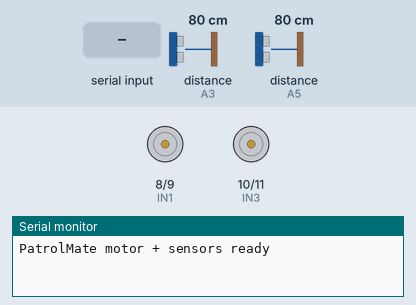
Recording of a sketch running on a simulated Arduino Uno, built with avr-gcc and run on an emulated ATmega328P. Parts: motor-driver pin pairs drawn as motors (green arrow = first pin HIGH = forward, orange = second pin HIGH = backward, longer = more drive, scaled by the enable pin), the last lines printed to the serial monitor. Inputs (shaded band) come from the test bench; at power-on: distance to the obstacle (sensors on A3, A5) 80 cm. The echo pulse lasts 58.3 µs per cm.

Above: at 1.2 s.
1.3 s: "F" received over the second serial link
At 2.0 s:
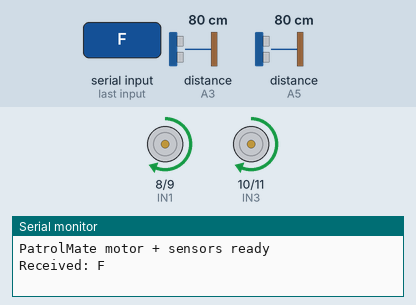
2.8 s: "B" received over the second serial link
At 3.6 s:
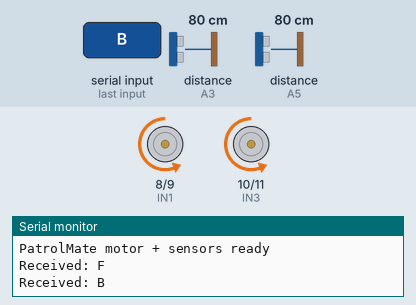
4.3 s: "L" received over the second serial link
At 5.4 s:
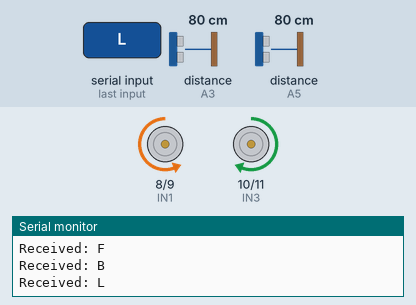
5.8 s: "R" received over the second serial link
At 6.7 s:
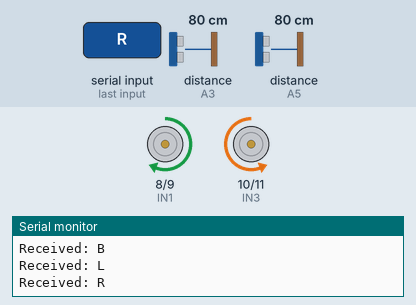
Timing chart, 0 to 8.3 s (numbered marks = the images above; inputs shaded):
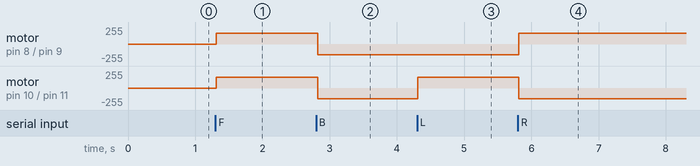

Measured:
- after the input at 1.3 s, motor on pin 8 (IN1) / pin 9 (IN2), motor on pin 10 (IN3) / pin 11 (IN4): stopped → forward 160/255 at once
- after the input at 2.8 s, motor on pin 8 (IN1) / pin 9 (IN2), motor on pin 10 (IN3) / pin 11 (IN4): forward 160/255 → backward 160/255 at once
- after the input at 4.3 s, motor on pin 10 (IN3) / pin 11 (IN4): backward 160/255 → forward 160/255 at once
- after the input at 5.8 s, motor on pin 8 (IN1) / pin 9 (IN2): backward 160/255 → forward 160/255 at once; motor on pin 10 (IN3) / pin 11 (IN4): forward 160/255 → backward 160/255 at once

The sketch:

arduniocodeworking_saved.ino
```cpp
#include <SoftwareSerial.h>

// ESP32 TX GPIO43 -> Arduino D12
SoftwareSerial RobotSerial(12, 13);  // RX, TX

// L298N
const int ENA = 5;
const int IN1 = 8;
const int IN2 = 9;
const int IN3 = 10;
const int IN4 = 11;
const int ENB = 6;

// Front ultrasonic
const int FRONT_TRIG = A2;
const int FRONT_ECHO = A3;

// Rear ultrasonic
const int REAR_TRIG = A4;
const int REAR_ECHO = A5;

const int SPEED = 160;
const int SAFE_DISTANCE = 25;

char command = 'S';

long readDistance(int trigPin, int echoPin) {
  digitalWrite(trigPin, LOW);
  delayMicroseconds(3);
  digitalWrite(trigPin, HIGH);
  delayMicroseconds(10);
  digitalWrite(trigPin, LOW);

  unsigned long duration = pulseIn(echoPin, HIGH, 25000UL);

  if (duration == 0) return -1;
  return duration / 58;
}

bool obstacleDetected(int trigPin, int echoPin) {
  long distance = readDistance(trigPin, echoPin);

  // Unknown/no echo ko obstacle assume nahi karte
  return distance > 0 && distance <= SAFE_DISTANCE;
}

void stopMotors() {
  analogWrite(ENA, 0);
  analogWrite(ENB, 0);

  digitalWrite(IN1, LOW);
  digitalWrite(IN2, LOW);
  digitalWrite(IN3, LOW);
  digitalWrite(IN4, LOW);
}

void forward() {
  if (obstacleDetected(FRONT_TRIG, FRONT_ECHO)) {
    stopMotors();
    return;
  }

  digitalWrite(IN1, HIGH);
  digitalWrite(IN2, LOW);
  digitalWrite(IN3, HIGH);
  digitalWrite(IN4, LOW);

  analogWrite(ENA, SPEED);
  analogWrite(ENB, SPEED);
}

void backward() {
  if (obstacleDetected(REAR_TRIG, REAR_ECHO)) {
    stopMotors();
    return;
  }

  digitalWrite(IN1, LOW);
  digitalWrite(IN2, HIGH);
  digitalWrite(IN3, LOW);
  digitalWrite(IN4, HIGH);

  analogWrite(ENA, SPEED);
  analogWrite(ENB, SPEED);
}

void left() {
  digitalWrite(IN1, LOW);
  digitalWrite(IN2, HIGH);
  digitalWrite(IN3, HIGH);
  digitalWrite(IN4, LOW);

  analogWrite(ENA, SPEED);
  analogWrite(ENB, SPEED);
}

void right() {
  digitalWrite(IN1, HIGH);
  digitalWrite(IN2, LOW);
  digitalWrite(IN3, LOW);
  digitalWrite(IN4, HIGH);

  analogWrite(ENA, SPEED);
  analogWrite(ENB, SPEED);
}

void setup() {
  pinMode(ENA, OUTPUT);
  pinMode(IN1, OUTPUT);
  pinMode(IN2, OUTPUT);
  pinMode(IN3, OUTPUT);
  pinMode(IN4, OUTPUT);
  pinMode(ENB, OUTPUT);

  pinMode(FRONT_TRIG, OUTPUT);
  pinMode(FRONT_ECHO, INPUT);
  pinMode(REAR_TRIG, OUTPUT);
  pinMode(REAR_ECHO, INPUT);

  stopMotors();

  Serial.begin(115200);
  RobotSerial.begin(9600);

  Serial.println("PatrolMate motor + sensors ready");
}

void loop() {
  while (RobotSerial.available() > 0) {
    char c = RobotSerial.read();

    if (c == 'F' || c == 'B' || c == 'L' ||
        c == 'R' || c == 'S') {
      command = c;
      Serial.print("Received: ");
      Serial.println(c);
    }
  }

  switch (command) {
    case 'F': forward();  break;
    case 'B': backward(); break;
    case 'L': left();     break;
    case 'R': right();    break;
    default:  stopMotors(); break;
  }

  delay(20);
}
```
